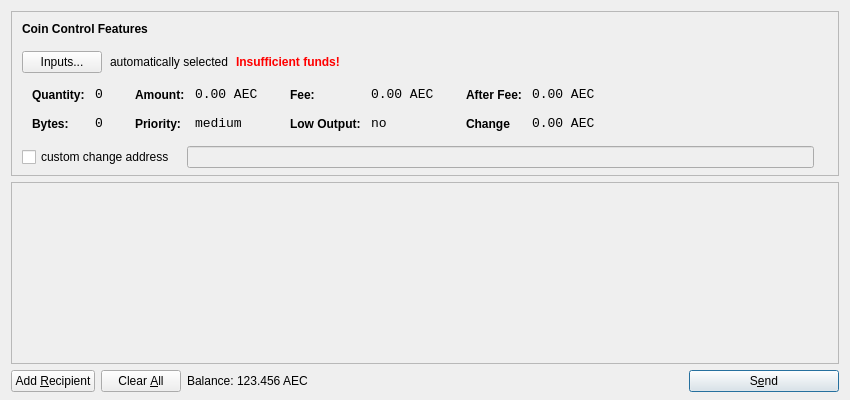
<?xml version="1.0" encoding="UTF-8"?>
<ui version="4.0">
 <class>SendCoinsDialog</class>
 <widget class="QDialog" name="SendCoinsDialog">
  <property name="geometry">
   <rect>
    <x>0</x>
    <y>0</y>
    <width>850</width>
    <height>400</height>
   </rect>
  </property>
  <property name="windowTitle">
   <string>Send Coins</string>
  </property>
  <layout class="QVBoxLayout" name="verticalLayout" stretch="0,1,0">
   <property name="bottomMargin">
    <number>8</number>
   </property>
   <item>
    <widget class="QFrame" name="frameCoinControl">
     <property name="sizePolicy">
      <sizepolicy hsizetype="Expanding" vsizetype="Expanding">
       <horstretch>0</horstretch>
       <verstretch>0</verstretch>
      </sizepolicy>
     </property>
     <property name="maximumSize">
      <size>
       <width>16777215</width>
       <height>16777215</height>
      </size>
     </property>
     <property name="frameShape">
      <enum>QFrame::StyledPanel</enum>
     </property>
     <property name="frameShadow">
      <enum>QFrame::Sunken</enum>
     </property>
     <layout class="QVBoxLayout" name="verticalLayoutCoinControl2">
      <property name="spacing">
       <number>-1</number>
      </property>
      <property name="leftMargin">
       <number>0</number>
      </property>
      <property name="topMargin">
       <number>0</number>
      </property>
      <property name="rightMargin">
       <number>0</number>
      </property>
      <property name="bottomMargin">
       <number>6</number>
      </property>
      <item>
       <layout class="QVBoxLayout" name="verticalLayoutCoinControl" stretch="0,0,0,0,1">
        <property name="spacing">
         <number>0</number>
        </property>
        <property name="leftMargin">
         <number>10</number>
        </property>
        <property name="topMargin">
         <number>10</number>
        </property>
        <item>
         <layout class="QHBoxLayout" name="horizontalLayoutCoinControl1">
          <property name="bottomMargin">
           <number>15</number>
          </property>
          <item>
           <widget class="QLabel" name="labelCoinControlFeatures">
            <property name="sizePolicy">
             <sizepolicy hsizetype="Preferred" vsizetype="Maximum">
              <horstretch>0</horstretch>
              <verstretch>0</verstretch>
             </sizepolicy>
            </property>
            <property name="font">
             <font>
              <weight>75</weight>
              <bold>true</bold>
             </font>
            </property>
            <property name="styleSheet">
             <string notr="true">font-weight:bold;</string>
            </property>
            <property name="text">
             <string>Coin Control Features</string>
            </property>
           </widget>
          </item>
         </layout>
        </item>
        <item>
         <layout class="QHBoxLayout" name="horizontalLayoutCoinControl2" stretch="0,0,0,0">
          <property name="spacing">
           <number>8</number>
          </property>
          <property name="bottomMargin">
           <number>10</number>
          </property>
          <item>
           <widget class="QPushButton" name="pushButtonCoinControl">
            <property name="styleSheet">
             <string notr="true"/>
            </property>
            <property name="text">
             <string>Inputs...</string>
            </property>
           </widget>
          </item>
          <item>
           <widget class="QLabel" name="labelCoinControlAutomaticallySelected">
            <property name="text">
             <string>automatically selected</string>
            </property>
            <property name="margin">
             <number>5</number>
            </property>
           </widget>
          </item>
          <item>
           <widget class="QLabel" name="labelCoinControlInsuffFunds">
            <property name="font">
             <font>
              <weight>75</weight>
              <bold>true</bold>
             </font>
            </property>
            <property name="styleSheet">
             <string notr="true">color:red;font-weight:bold;</string>
            </property>
            <property name="text">
             <string>Insufficient funds!</string>
            </property>
            <property name="margin">
             <number>5</number>
            </property>
           </widget>
          </item>
          <item>
           <spacer name="horizontalSpacerCoinControl">
            <property name="orientation">
             <enum>Qt::Horizontal</enum>
            </property>
            <property name="sizeHint" stdset="0">
             <size>
              <width>40</width>
              <height>1</height>
             </size>
            </property>
           </spacer>
          </item>
         </layout>
        </item>
        <item>
         <widget class="QWidget" name="widgetCoinControl" native="true">
          <property name="sizePolicy">
           <sizepolicy hsizetype="Preferred" vsizetype="Preferred">
            <horstretch>0</horstretch>
            <verstretch>0</verstretch>
           </sizepolicy>
          </property>
          <property name="minimumSize">
           <size>
            <width>0</width>
            <height>0</height>
           </size>
          </property>
          <property name="styleSheet">
           <string notr="true"/>
          </property>
          <layout class="QHBoxLayout" name="horizontalLayoutCoinControl5">
           <property name="margin">
            <number>0</number>
           </property>
           <item>
            <layout class="QHBoxLayout" name="horizontalLayoutCoinControl3" stretch="0,0,0,1">
             <property name="spacing">
              <number>20</number>
             </property>
             <property name="topMargin">
              <number>0</number>
             </property>
             <property name="bottomMargin">
              <number>10</number>
             </property>
             <item>
              <layout class="QFormLayout" name="formLayoutCoinControl1">
               <property name="horizontalSpacing">
                <number>10</number>
               </property>
               <property name="verticalSpacing">
                <number>14</number>
               </property>
               <property name="leftMargin">
                <number>10</number>
               </property>
               <property name="topMargin">
                <number>4</number>
               </property>
               <property name="rightMargin">
                <number>6</number>
               </property>
               <item row="0" column="0">
                <widget class="QLabel" name="labelCoinControlQuantityText">
                 <property name="styleSheet">
                  <string notr="true">font-weight:bold;</string>
                 </property>
                 <property name="text">
                  <string>Quantity:</string>
                 </property>
                 <property name="margin">
                  <number>0</number>
                 </property>
                </widget>
               </item>
               <item row="0" column="1">
                <widget class="QLabel" name="labelCoinControlQuantity">
                 <property name="font">
                  <font>
                   <family>Monospace</family>
                   <pointsize>10</pointsize>
                  </font>
                 </property>
                 <property name="cursor">
                  <cursorShape>IBeamCursor</cursorShape>
                 </property>
                 <property name="contextMenuPolicy">
                  <enum>Qt::ActionsContextMenu</enum>
                 </property>
                 <property name="text">
                  <string>0</string>
                 </property>
                 <property name="margin">
                  <number>0</number>
                 </property>
                 <property name="textInteractionFlags">
                  <set>Qt::LinksAccessibleByMouse|Qt::TextSelectableByKeyboard|Qt::TextSelectableByMouse</set>
                 </property>
                </widget>
               </item>
               <item row="1" column="0">
                <widget class="QLabel" name="labelCoinControlBytesText">
                 <property name="styleSheet">
                  <string notr="true">font-weight:bold;</string>
                 </property>
                 <property name="text">
                  <string>Bytes:</string>
                 </property>
                </widget>
               </item>
               <item row="1" column="1">
                <widget class="QLabel" name="labelCoinControlBytes">
                 <property name="font">
                  <font>
                   <family>Monospace</family>
                   <pointsize>10</pointsize>
                  </font>
                 </property>
                 <property name="cursor">
                  <cursorShape>IBeamCursor</cursorShape>
                 </property>
                 <property name="contextMenuPolicy">
                  <enum>Qt::ActionsContextMenu</enum>
                 </property>
                 <property name="text">
                  <string>0</string>
                 </property>
                 <property name="textInteractionFlags">
                  <set>Qt::LinksAccessibleByMouse|Qt::TextSelectableByKeyboard|Qt::TextSelectableByMouse</set>
                 </property>
                </widget>
               </item>
              </layout>
             </item>
             <item>
              <layout class="QFormLayout" name="formLayoutCoinControl2">
               <property name="horizontalSpacing">
                <number>10</number>
               </property>
               <property name="verticalSpacing">
                <number>14</number>
               </property>
               <property name="leftMargin">
                <number>6</number>
               </property>
               <property name="topMargin">
                <number>4</number>
               </property>
               <property name="rightMargin">
                <number>6</number>
               </property>
               <item row="0" column="0">
                <widget class="QLabel" name="labelCoinControlAmountText">
                 <property name="styleSheet">
                  <string notr="true">font-weight:bold;</string>
                 </property>
                 <property name="text">
                  <string>Amount:</string>
                 </property>
                 <property name="margin">
                  <number>0</number>
                 </property>
                </widget>
               </item>
               <item row="0" column="1">
                <widget class="QLabel" name="labelCoinControlAmount">
                 <property name="font">
                  <font>
                   <family>Monospace</family>
                   <pointsize>10</pointsize>
                  </font>
                 </property>
                 <property name="cursor">
                  <cursorShape>IBeamCursor</cursorShape>
                 </property>
                 <property name="contextMenuPolicy">
                  <enum>Qt::ActionsContextMenu</enum>
                 </property>
                 <property name="text">
                  <string>0.00 AEC</string>
                 </property>
                 <property name="textInteractionFlags">
                  <set>Qt::LinksAccessibleByMouse|Qt::TextSelectableByKeyboard|Qt::TextSelectableByMouse</set>
                 </property>
                </widget>
               </item>
               <item row="1" column="0">
                <widget class="QLabel" name="labelCoinControlPriorityText">
                 <property name="styleSheet">
                  <string notr="true">font-weight:bold;</string>
                 </property>
                 <property name="text">
                  <string>Priority:</string>
                 </property>
                </widget>
               </item>
               <item row="1" column="1">
                <widget class="QLabel" name="labelCoinControlPriority">
                 <property name="font">
                  <font>
                   <family>Monospace</family>
                   <pointsize>10</pointsize>
                  </font>
                 </property>
                 <property name="cursor">
                  <cursorShape>IBeamCursor</cursorShape>
                 </property>
                 <property name="contextMenuPolicy">
                  <enum>Qt::ActionsContextMenu</enum>
                 </property>
                 <property name="text">
                  <string>medium</string>
                 </property>
                 <property name="textInteractionFlags">
                  <set>Qt::LinksAccessibleByMouse|Qt::TextSelectableByKeyboard|Qt::TextSelectableByMouse</set>
                 </property>
                </widget>
               </item>
              </layout>
             </item>
             <item>
              <layout class="QFormLayout" name="formLayoutCoinControl3">
               <property name="horizontalSpacing">
                <number>10</number>
               </property>
               <property name="verticalSpacing">
                <number>14</number>
               </property>
               <property name="leftMargin">
                <number>6</number>
               </property>
               <property name="topMargin">
                <number>4</number>
               </property>
               <property name="rightMargin">
                <number>6</number>
               </property>
               <item row="0" column="0">
                <widget class="QLabel" name="labelCoinControlFeeText">
                 <property name="styleSheet">
                  <string notr="true">font-weight:bold;</string>
                 </property>
                 <property name="text">
                  <string>Fee:</string>
                 </property>
                 <property name="margin">
                  <number>0</number>
                 </property>
                </widget>
               </item>
               <item row="0" column="1">
                <widget class="QLabel" name="labelCoinControlFee">
                 <property name="font">
                  <font>
                   <family>Monospace</family>
                   <pointsize>10</pointsize>
                  </font>
                 </property>
                 <property name="cursor">
                  <cursorShape>IBeamCursor</cursorShape>
                 </property>
                 <property name="contextMenuPolicy">
                  <enum>Qt::ActionsContextMenu</enum>
                 </property>
                 <property name="text">
                  <string>0.00 AEC</string>
                 </property>
                 <property name="textInteractionFlags">
                  <set>Qt::LinksAccessibleByMouse|Qt::TextSelectableByKeyboard|Qt::TextSelectableByMouse</set>
                 </property>
                </widget>
               </item>
               <item row="1" column="0">
                <widget class="QLabel" name="labelCoinControlLowOutputText">
                 <property name="styleSheet">
                  <string notr="true">font-weight:bold;</string>
                 </property>
                 <property name="text">
                  <string>Low Output:</string>
                 </property>
                </widget>
               </item>
               <item row="1" column="1">
                <widget class="QLabel" name="labelCoinControlLowOutput">
                 <property name="font">
                  <font>
                   <family>Monospace</family>
                   <pointsize>10</pointsize>
                  </font>
                 </property>
                 <property name="cursor">
                  <cursorShape>IBeamCursor</cursorShape>
                 </property>
                 <property name="contextMenuPolicy">
                  <enum>Qt::ActionsContextMenu</enum>
                 </property>
                 <property name="text">
                  <string>no</string>
                 </property>
                 <property name="textInteractionFlags">
                  <set>Qt::LinksAccessibleByMouse|Qt::TextSelectableByKeyboard|Qt::TextSelectableByMouse</set>
                 </property>
                </widget>
               </item>
              </layout>
             </item>
             <item>
              <layout class="QFormLayout" name="formLayoutCoinControl4">
               <property name="horizontalSpacing">
                <number>10</number>
               </property>
               <property name="verticalSpacing">
                <number>14</number>
               </property>
               <property name="leftMargin">
                <number>6</number>
               </property>
               <property name="topMargin">
                <number>4</number>
               </property>
               <property name="rightMargin">
                <number>6</number>
               </property>
               <item row="0" column="0">
                <widget class="QLabel" name="labelCoinControlAfterFeeText">
                 <property name="styleSheet">
                  <string notr="true">font-weight:bold;</string>
                 </property>
                 <property name="text">
                  <string>After Fee:</string>
                 </property>
                 <property name="margin">
                  <number>0</number>
                 </property>
                </widget>
               </item>
               <item row="0" column="1">
                <widget class="QLabel" name="labelCoinControlAfterFee">
                 <property name="font">
                  <font>
                   <family>Monospace</family>
                   <pointsize>10</pointsize>
                  </font>
                 </property>
                 <property name="cursor">
                  <cursorShape>IBeamCursor</cursorShape>
                 </property>
                 <property name="contextMenuPolicy">
                  <enum>Qt::ActionsContextMenu</enum>
                 </property>
                 <property name="text">
                  <string>0.00 AEC</string>
                 </property>
                 <property name="textInteractionFlags">
                  <set>Qt::LinksAccessibleByMouse|Qt::TextSelectableByKeyboard|Qt::TextSelectableByMouse</set>
                 </property>
                </widget>
               </item>
               <item row="1" column="0">
                <widget class="QLabel" name="labelCoinControlChangeText">
                 <property name="styleSheet">
                  <string notr="true">font-weight:bold;</string>
                 </property>
                 <property name="text">
                  <string>Change</string>
                 </property>
                </widget>
               </item>
               <item row="1" column="1">
                <widget class="QLabel" name="labelCoinControlChange">
                 <property name="font">
                  <font>
                   <family>Monospace</family>
                   <pointsize>10</pointsize>
                  </font>
                 </property>
                 <property name="cursor">
                  <cursorShape>IBeamCursor</cursorShape>
                 </property>
                 <property name="contextMenuPolicy">
                  <enum>Qt::ActionsContextMenu</enum>
                 </property>
                 <property name="text">
                  <string>0.00 AEC</string>
                 </property>
                 <property name="textInteractionFlags">
                  <set>Qt::LinksAccessibleByMouse|Qt::TextSelectableByKeyboard|Qt::TextSelectableByMouse</set>
                 </property>
                </widget>
               </item>
              </layout>
             </item>
            </layout>
           </item>
          </layout>
         </widget>
        </item>
        <item>
         <layout class="QHBoxLayout" name="horizontalLayoutCoinControl4" stretch="0,0,0">
          <property name="spacing">
           <number>12</number>
          </property>
          <property name="sizeConstraint">
           <enum>QLayout::SetDefaultConstraint</enum>
          </property>
          <property name="topMargin">
           <number>5</number>
          </property>
          <property name="rightMargin">
           <number>5</number>
          </property>
          <item>
           <widget class="QCheckBox" name="checkBoxCoinControlChange">
            <property name="text">
             <string>custom change address</string>
            </property>
           </widget>
          </item>
          <item>
           <widget class="QLineEdit" name="lineEditCoinControlChange">
            <property name="enabled">
             <bool>false</bool>
            </property>
            <property name="sizePolicy">
             <sizepolicy hsizetype="Expanding" vsizetype="Fixed">
              <horstretch>0</horstretch>
              <verstretch>0</verstretch>
             </sizepolicy>
            </property>
           </widget>
          </item>
          <item>
           <widget class="QLabel" name="labelCoinControlChangeLabel">
            <property name="sizePolicy">
             <sizepolicy hsizetype="Preferred" vsizetype="Expanding">
              <horstretch>0</horstretch>
              <verstretch>0</verstretch>
             </sizepolicy>
            </property>
            <property name="minimumSize">
             <size>
              <width>0</width>
              <height>0</height>
             </size>
            </property>
            <property name="text">
             <string/>
            </property>
            <property name="margin">
             <number>3</number>
            </property>
           </widget>
          </item>
         </layout>
        </item>
        <item>
         <spacer name="verticalSpacerCoinControl">
          <property name="orientation">
           <enum>Qt::Vertical</enum>
          </property>
          <property name="sizeHint" stdset="0">
           <size>
            <width>800</width>
            <height>1</height>
           </size>
          </property>
         </spacer>
        </item>
       </layout>
      </item>
     </layout>
    </widget>
   </item>
   <item>
    <widget class="QScrollArea" name="scrollArea">
     <property name="widgetResizable">
      <bool>true</bool>
     </property>
     <widget class="QWidget" name="scrollAreaWidgetContents">
      <property name="geometry">
       <rect>
        <x>0</x>
        <y>0</y>
        <width>830</width>
        <height>165</height>
       </rect>
      </property>
      <layout class="QVBoxLayout" name="verticalLayout_2">
       <property name="margin">
        <number>0</number>
       </property>
       <item>
        <layout class="QVBoxLayout" name="entries">
         <property name="spacing">
          <number>6</number>
         </property>
        </layout>
       </item>
       <item>
        <spacer name="verticalSpacer">
         <property name="orientation">
          <enum>Qt::Vertical</enum>
         </property>
         <property name="sizeHint" stdset="0">
          <size>
           <width>20</width>
           <height>40</height>
          </size>
         </property>
        </spacer>
       </item>
      </layout>
     </widget>
    </widget>
   </item>
   <item>
    <layout class="QHBoxLayout" name="horizontalLayout">
     <item>
      <widget class="QPushButton" name="addButton">
       <property name="toolTip">
        <string>Send to multiple recipients at once</string>
       </property>
       <property name="text">
        <string>Add &amp;Recipient</string>
       </property>
       <property name="icon">
        <iconset resource="../bitcoin.qrc">
         <normaloff>:/icons/add</normaloff>:/icons/add</iconset>
       </property>
       <property name="autoDefault">
        <bool>false</bool>
       </property>
      </widget>
     </item>
     <item>
      <widget class="QPushButton" name="clearButton">
       <property name="sizePolicy">
        <sizepolicy hsizetype="Minimum" vsizetype="Fixed">
         <horstretch>0</horstretch>
         <verstretch>0</verstretch>
        </sizepolicy>
       </property>
       <property name="toolTip">
        <string>Remove all transaction fields</string>
       </property>
       <property name="text">
        <string>Clear &amp;All</string>
       </property>
       <property name="icon">
        <iconset resource="../bitcoin.qrc">
         <normaloff>:/icons/remove</normaloff>:/icons/remove</iconset>
       </property>
       <property name="autoRepeatDelay">
        <number>300</number>
       </property>
       <property name="autoDefault">
        <bool>false</bool>
       </property>
      </widget>
     </item>
     <item>
      <layout class="QHBoxLayout" name="horizontalLayout_2">
       <property name="spacing">
        <number>3</number>
       </property>
       <item>
        <widget class="QLabel" name="label">
         <property name="sizePolicy">
          <sizepolicy hsizetype="Preferred" vsizetype="Fixed">
           <horstretch>0</horstretch>
           <verstretch>0</verstretch>
          </sizepolicy>
         </property>
         <property name="text">
          <string>Balance:</string>
         </property>
        </widget>
       </item>
       <item>
        <widget class="QLabel" name="labelBalance">
         <property name="sizePolicy">
          <sizepolicy hsizetype="Preferred" vsizetype="Fixed">
           <horstretch>0</horstretch>
           <verstretch>0</verstretch>
          </sizepolicy>
         </property>
         <property name="cursor">
          <cursorShape>IBeamCursor</cursorShape>
         </property>
         <property name="text">
          <string>123.456 AEC</string>
         </property>
         <property name="textInteractionFlags">
          <set>Qt::LinksAccessibleByMouse|Qt::TextSelectableByKeyboard|Qt::TextSelectableByMouse</set>
         </property>
        </widget>
       </item>
      </layout>
     </item>
     <item>
      <spacer name="horizontalSpacer">
       <property name="orientation">
        <enum>Qt::Horizontal</enum>
       </property>
       <property name="sizeHint" stdset="0">
        <size>
         <width>40</width>
         <height>20</height>
        </size>
       </property>
      </spacer>
     </item>
     <item>
      <widget class="QPushButton" name="sendButton">
       <property name="minimumSize">
        <size>
         <width>150</width>
         <height>0</height>
        </size>
       </property>
       <property name="toolTip">
        <string>Confirm the send action</string>
       </property>
       <property name="text">
        <string>S&amp;end</string>
       </property>
       <property name="icon">
        <iconset resource="../bitcoin.qrc">
         <normaloff>:/icons/send</normaloff>:/icons/send</iconset>
       </property>
       <property name="default">
        <bool>true</bool>
       </property>
      </widget>
     </item>
    </layout>
   </item>
  </layout>
 </widget>
 <resources>
  <include location="../bitcoin.qrc"/>
 </resources>
 <connections/>
</ui>
